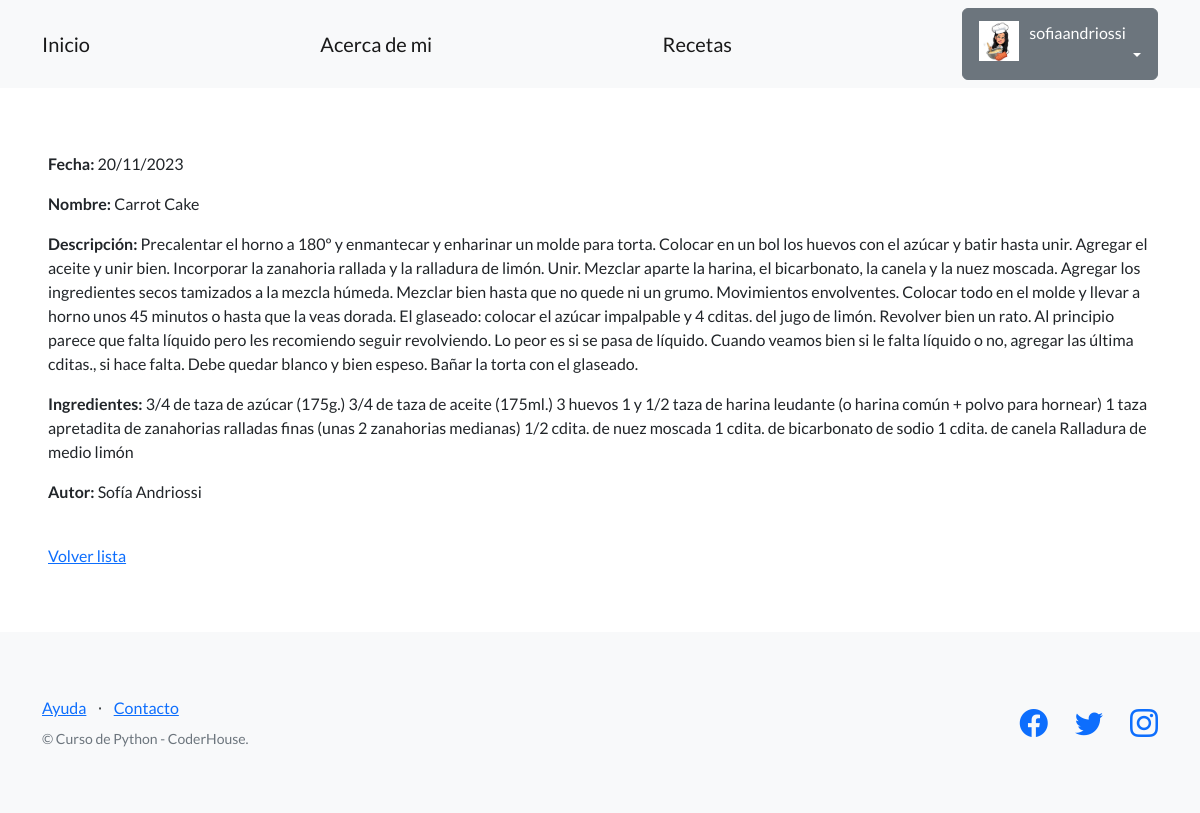
The page /nutricheff/recetas/1/ (signed in) on the database its author committed.
### perfiles/models.py (models this page shows, shortened)
class Avatar(models.Model):
   user = models.OneToOneField(User, on_delete=models.CASCADE, null=True)
   imagen = models.ImageField(upload_to='avatares', null=True, blank=True)

### control_recetas/models.py (models this page shows, shortened)
class Recetas(models.Model):
    nombre=models.CharField(max_length=25)
    descripcion= models.CharField(max_length=1500)
    ingredientes = models.CharField(max_length=1000)
    autor = models.CharField(max_length=25)
    creador = models.ForeignKey(User, on_delete=models.SET_NULL, null=True)
    fecha= models.CharField(max_length=25, default="fecha desconocida")

### control_recetas/views.py (the view)
# urls.py: path("recetas/<int:pk>/", RecetaDetailView.as_view(), name="ver_receta"),
class RecetaDetailView(DetailView):
    model = Recetas
    success_url = reverse_lazy('lista_recetas')

### control_recetas/templates/control_recetas/recetas_detail.html
{% extends "base.html" %}
{% block contenido %}
<p>
    <strong>Fecha:</strong> {{object.fecha}}
</p>
<p>
 <strong>Nombre:</strong> {{object.nombre}}
</p>
<p>
 <strong>Descripción:</strong> {{object.descripcion}}
</p>
<p>
 <strong>Ingredientes:</strong> {{object.ingredientes}}
</p>
<p>
 <strong>Autor:</strong> {{object.autor}}
</p>
<br>
<a href="{% url 'lista_recetas' %}">Volver lista</a>
{% endblock contenido %}

### templates_base/base.html (shortened to what this page needs)
{% load static %}
<!DOCTYPE html>
<html lang="en">
    <head>
        <link href="https://cdn.jsdelivr.net/npm/bootstrap-icons@1.5.0/font/bootstrap-icons.css" rel="stylesheet" type="text/css" />
        <link href="{% static 'css/styles.css' %}" rel="stylesheet" />
    </head>
    <body>
        <nav class="navbar navbar-light bg-light static-top">
            <div class="container">
                <a class="navbar-brand" href="{% url 'inicio' %}">Inicio</a>
                <a class="navbar-brand" href="{% url 'acerca_de_mi' %}">Acerca de mi</a>
                <a class="navbar-brand" href="{% url 'lista_recetas' %}">Recetas</a>
                {% if user.is_authenticated %}
                <div class="dropdown">
                    <button class="btn btn-secondary dropdown-toggle" type="button" id="dropdownMenuButton1" data-bs-toggle="dropdown" aria-expanded="false">
                        <div style="display: inline-flex;">
                            <img src="{{user.avatar.imagen.url}}" style="max-width:40px;margin-right: 10px;">
                            <span>{{ user.username }}</span>
                        </div>
                    </button>
                </div>
                {% else %}
                <a class="btn btn-primary" href="{% url 'login' %}">Inicio sesión</a>
                <a class="btn btn-success" href="{% url 'registro' %}">Registro</a>
                {% endif %}
            </div>
        </nav>
        <section style="padding:4rem 3rem;">
            {% block contenido %}{% endblock contenido %}
        </section>
        <footer class="footer bg-light">
            <div class="container">
                <div class="row">
                    <div class="col-lg-6 h-100 text-center text-lg-start my-auto">
                        <ul class="list-inline mb-2">
                            <li class="list-inline-item"><a href="#!">Ayuda</a></li>
                            <li class="list-inline-item">⋅</li>
                            <li class="list-inline-item"><a href="#!">Contacto</a></li>
                        </ul>
                        <p class="text-muted small mb-4 mb-lg-0">&copy; Curso de Python - CoderHouse.</p>
                    </div>
                    <div class="col-lg-6 h-100 text-center text-lg-end my-auto">
                        <ul class="list-inline mb-0">
                            <li class="list-inline-item me-4">
                                <a href="#!"><i class="bi-facebook fs-3"></i></a>
                            </li>
                            <li class="list-inline-item me-4">
                                <a href="https://twitter.com/coderhouse"><i class="bi-twitter fs-3"></i></a>
                            </li>
                            <li class="list-inline-item">
                                <a href="https://www.instagram.com/coderhouse"><i class="bi-instagram fs-3"></i></a>
                            </li>
                        </ul>
                    </div>
                </div>
            </div>
        </footer>
    </body>
</html>

### rows shown on the page
Recetas: fecha "20/11/2023", nombre "Carrot Cake", descripcion "Precalentar el horno a 180º y enmantecar y enharinar un molde para torta. Colocar en un bol los huevos con el azúcar y batir hasta unir. Agregar el aceite y unir bien. Incorporar la zanahoria rallada y la ralladura de limón. Unir. Mezclar aparte la harina, el bicarbonato, la canela y la nuez moscada. Agregar los ingredientes secos tamizados a la mezcla húmeda. Mezclar bien hasta que no quede ni un grumo. Movimientos envolventes. Colocar todo en el molde y llevar a horno unos 45 minutos o hasta que la veas dorada. El glaseado: colocar el azúcar impalpable y 4 cditas. del jugo de limón. Revolver bien un rato. Al principio parece que falta líquido pero les recomiendo seguir revolviendo. Lo…", ingredientes "3/4 de taza de azúcar (175g.) 3/4 de taza de aceite (175ml.) 3 huevos 1 y 1/2 taza de harina leudante (o harina común + polvo para hornear) 1 taza apretadita de zanahorias ralladas finas (unas 2 zanahorias medianas) 1/2 cdita. de nuez moscada 1 cdita. de bicarbonato de sodio 1 cdita. de canela Ralladura de medio limón", autor "Sofía Andriossi"

### other values the page prints
{{ user.username }} "sofiaandriossi"
